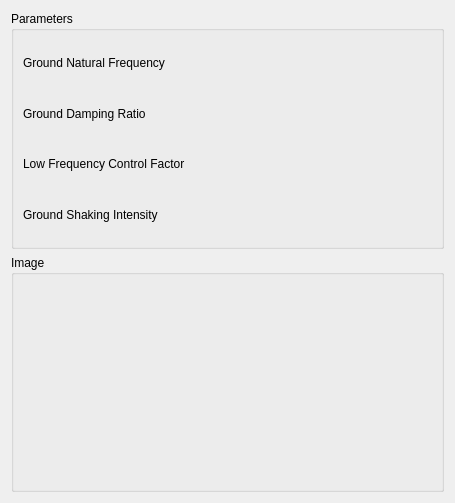
<?xml version="1.0" encoding="UTF-8"?>
<ui version="4.0">
 <class>SeismicLabGui::DlgHuZhouSpectrum</class>
 <widget class="QWidget" name="SeismicLabGui::DlgHuZhouSpectrum">
  <property name="geometry">
   <rect>
    <x>0</x>
    <y>0</y>
    <width>455</width>
    <height>503</height>
   </rect>
  </property>
  <property name="windowTitle">
   <string>Feature Parameters</string>
  </property>
  <property name="sizeGripEnabled" stdset="0">
   <bool>true</bool>
  </property>
  <layout class="QGridLayout" name="gridLayout">
   <item row="1" column="0">
    <widget class="QGroupBox" name="GroupBox5_5">
     <property name="title">
      <string>Image</string>
     </property>
     <layout class="QGridLayout" name="_6">
      <property name="leftMargin">
       <number>9</number>
      </property>
      <property name="topMargin">
       <number>9</number>
      </property>
      <property name="rightMargin">
       <number>9</number>
      </property>
      <property name="bottomMargin">
       <number>9</number>
      </property>
      <property name="spacing">
       <number>6</number>
      </property>
      <item row="1" column="0">
       <layout class="QHBoxLayout" name="horizontalLayout_9" stretch="0">
        <item>
         <widget class="QLabel" name="label_Image">
          <property name="text">
           <string/>
          </property>
         </widget>
        </item>
       </layout>
      </item>
     </layout>
    </widget>
   </item>
   <item row="0" column="0">
    <widget class="QGroupBox" name="GroupBox5_3">
     <property name="title">
      <string>Parameters</string>
     </property>
     <layout class="QGridLayout" name="_3">
      <property name="leftMargin">
       <number>9</number>
      </property>
      <property name="topMargin">
       <number>9</number>
      </property>
      <property name="rightMargin">
       <number>9</number>
      </property>
      <property name="bottomMargin">
       <number>9</number>
      </property>
      <property name="spacing">
       <number>6</number>
      </property>
      <item row="2" column="0">
       <layout class="QHBoxLayout" name="horizontalLayout_4" stretch="0,0">
        <item>
         <widget class="QLabel" name="label_4">
          <property name="text">
           <string>Ground Damping Ratio</string>
          </property>
         </widget>
        </item>
        <item>
         <widget class="Gui::QuantitySpinBox" name="doubleSpinBox_GroundDampingRatio" native="true">
          <property name="keyboardTracking" stdset="0">
           <bool>false</bool>
          </property>
         </widget>
        </item>
       </layout>
      </item>
      <item row="1" column="0">
       <layout class="QHBoxLayout" name="horizontalLayout" stretch="0,0">
        <item>
         <widget class="QLabel" name="label">
          <property name="text">
           <string>Ground Natural Frequency</string>
          </property>
         </widget>
        </item>
        <item>
         <widget class="Gui::QuantitySpinBox" name="doubleSpinBox_GroundNaturalFrequency" native="true">
          <property name="keyboardTracking" stdset="0">
           <bool>false</bool>
          </property>
         </widget>
        </item>
       </layout>
      </item>
      <item row="3" column="0">
       <layout class="QHBoxLayout" name="horizontalLayout_5" stretch="0,0">
        <item>
         <widget class="QLabel" name="label_5">
          <property name="text">
           <string>Low Frequency Control Factor</string>
          </property>
         </widget>
        </item>
        <item>
         <widget class="Gui::QuantitySpinBox" name="doubleSpinBox_LowFrequencyControlFactor" native="true">
          <property name="keyboardTracking" stdset="0">
           <bool>false</bool>
          </property>
         </widget>
        </item>
       </layout>
      </item>
      <item row="4" column="0">
       <layout class="QHBoxLayout" name="horizontalLayout_7" stretch="0,0">
        <item>
         <widget class="QLabel" name="label_7">
          <property name="text">
           <string>Ground Shaking Intensity</string>
          </property>
         </widget>
        </item>
        <item>
         <widget class="Gui::QuantitySpinBox" name="doubleSpinBox_GroundShakingIntensity" native="true">
          <property name="keyboardTracking" stdset="0">
           <bool>false</bool>
          </property>
         </widget>
        </item>
       </layout>
      </item>
     </layout>
    </widget>
   </item>
  </layout>
 </widget>
 <customwidgets>
  <customwidget>
   <class>Gui::QuantitySpinBox</class>
   <extends>QWidget</extends>
   <header>Gui/QuantitySpinBox.h</header>
  </customwidget>
 </customwidgets>
 <resources/>
 <connections/>
</ui>
